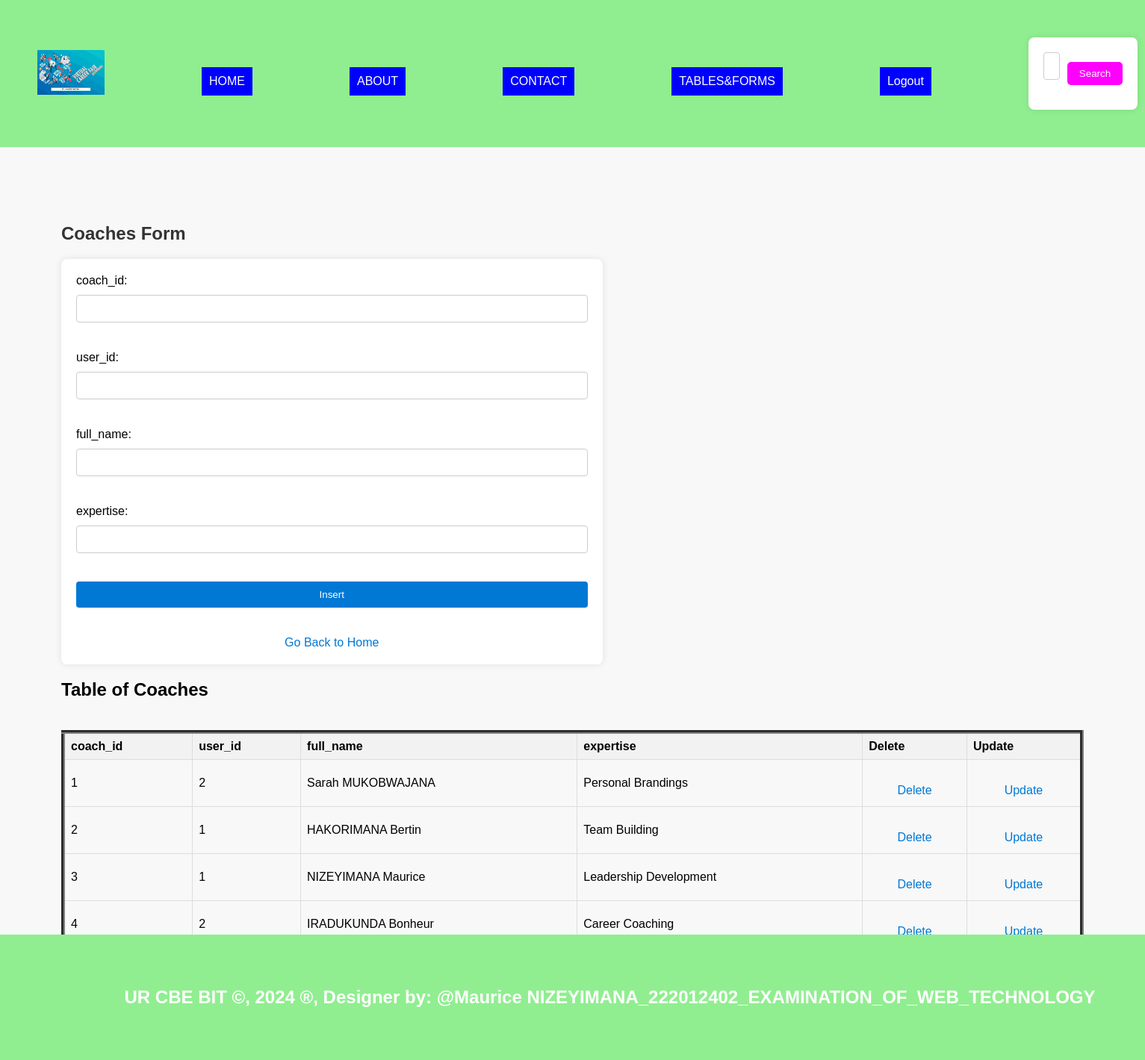
The app's page /coaches.php with its own data.
### tables this page shows
CREATE TABLE `coaches` (
  `coach_id` int(11) NOT NULL,
  `user_id` int(11) DEFAULT NULL,
  `full_name` varchar(100) NOT NULL,
  `expertise` varchar(100) DEFAULT NULL
);

### coaches.php (the view, shortened to what this page needs)
<!DOCTYPE html>
<html>
<head>
</head>
<body>
    <?php include "menu.php" ?>
    <section>
        <h1>Coaches Form</h1>
        <form method="post" onsubmit="return confirmInsert();">
            <label for="coachid">coach_id:</label>
            <input type="number" id="coachid" name="coachid"><br><br>
            <label for="userid">user_id:</label>
            <input type="number" id="userid" name="userid" required><br><br>
            <label for="fulln">full_name:</label>
            <input type="text" id="fulln" name="fulln" required><br><br>
            <label for="expert">expertise:</label>
            <input type="text" id="expert" name="expert" required><br><br>
            <input type="submit" name="add" value="Insert"><br><br>
            <a href="./home.php">Go Back to Home</a>
        </form>
        <h2>Table of Coaches</h2>
        <table border="5">
            <tr>
                <th>coach_id</th>
                <th>user_id</th>
                <th>full_name</th>
                <th>expertise</th>
                <th>Delete</th>
                <th>Update</th>
            </tr>
            <?php
            include "database_connection.php";
            $sql = "SELECT * FROM Coaches";
            $result = $connection->query($sql);
            if ($result->num_rows > 0) {
                while ($row = $result->fetch_assoc()) {
                    $coach_id = $row['coach_id'];
                    echo "<tr>
                        <td>" . $row['coach_id'] . "</td>
                        <td>" . $row['user_id'] . "</td>
                        <td>" . $row['full_name'] . "</td>
                        <td>" . $row['expertise'] . "</td>
                        <td><a style='padding:4px' href='delete_Coaches.php?coach_id=$coach_id'>Delete</a></td>
                        <td><a style='padding:4px' href='update_Coaches.php?coach_id=$coach_id'>Update</a></td>
                    </tr>";
                }
            } else {
                echo "<tr><td colspan='6'>No data found</td></tr>";
            }
            ?>
        </table>
    </section>
    <footer>
        <h2>UR CBE BIT &copy, 2024 &reg, Designer by: @Maurice NIZEYIMANA_222012402_EXAMINATION_OF_WEB_TECHNOLOGY</h2>
    </footer>
</body>
</html>

### style.css (style rules this page uses)
body { font-family: Arial, sans-serif; margin: 0; padding: 0; }
section { padding:82px; border-bottom: 1px solid #ddd; }
footer { text-align: center; padding: 20px; background-color:darkmagenta; }

### coaches.php (style rules this page uses)
body { font-family: Arial, sans-serif; background-color: #f8f8f8; margin: 0; padding: 0; }
section { padding: 20px; display: flex; justify-content: flex-start; align-items: flex-start; flex-direction: column; }
h1 { text-align: center; color: #333; }
form { width: 50%; margin-right: auto; background-color: #fff; padding: 20px; border-radius: 8px; box-shadow: 0 0 10px rgba(0, 0, 0, 0.1); }
label { display: block; margin-bottom: 10px; }
input[type="number"], input[type="text"] { width: 100%; padding: 10px; margin-bottom: 20px; border: 1px solid #ccc; border-radius: 4px; box-sizing: border-box; }
input[type="submit"] { width: 100%; padding: 10px; background-color: #0078D4; color: #fff; border: none; border-radius: 4px; cursor: pointer; transition: background-color 0.3s; }
a { display: block; text-align: center; color: #0078D4; text-decoration: none; margin-top: 20px; }
table { width: 100%; border-collapse: collapse; margin-top: 20px; }
th, td { border: 1px solid #ddd; padding: 8px; text-align: left; }
th { background-color: #f2f2f2; }
footer { background-color: #333; color: #fff; padding: 5px; text-align: center; position: fixed; bottom: 0; width: 100%; }

### menu.php (style rules this page uses)
body { background-image: url('./Image/virtual.jpeg'); background-size: cover; margin: 0; padding: 0; }
footer { background-color: lightgreen; padding: 50px; text-align: center; color: white; }

### records on screen
coaches: coach_id "1", user "2", full_name "Sarah MUKOBWAJANA", expertise "Personal Brandings"
coaches: coach_id "2", user "1", full_name "HAKORIMANA Bertin", expertise "Team Building"
coaches: coach_id "3", user "1", full_name "NIZEYIMANA Maurice", expertise "Leadership Development"
coaches: coach_id "4", user "2", full_name "IRADUKUNDA Bonheur", expertise "Career Coaching"
